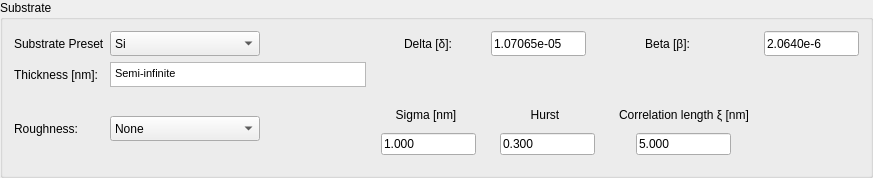
                   <widget class="QGroupBox" name="sampleParameterSubstrateBox">
                    <property name="sizePolicy">
                     <sizepolicy hsizetype="Preferred" vsizetype="Expanding">
                      <horstretch>0</horstretch>
                      <verstretch>0</verstretch>
                     </sizepolicy>
                    </property>
                    <property name="minimumSize">
                     <size>
                      <width>0</width>
                      <height>0</height>
                     </size>
                    </property>
                    <property name="title">
                     <string>Substrate</string>
                    </property>
                    <layout class="QGridLayout" name="gridLayout_5">
                     <item row="0" column="4">
                      <widget class="QLabel" name="substrateBetaLabel">
                       <property name="sizePolicy">
                        <sizepolicy hsizetype="Fixed" vsizetype="Fixed">
                         <horstretch>0</horstretch>
                         <verstretch>0</verstretch>
                        </sizepolicy>
                       </property>
                       <property name="minimumSize">
                        <size>
                         <width>80</width>
                         <height>25</height>
                        </size>
                       </property>
                       <property name="maximumSize">
                        <size>
                         <width>80</width>
                         <height>16777215</height>
                        </size>
                       </property>
                       <property name="text">
                        <string>Beta [β]:</string>
                       </property>
                       <property name="alignment">
                        <set>Qt::AlignRight|Qt::AlignTrailing|Qt::AlignVCenter</set>
                       </property>
                      </widget>
                     </item>
                     <item row="0" column="3">
                      <widget class="QLineEdit" name="substrateDeltaValue">
                       <property name="minimumSize">
                        <size>
                         <width>95</width>
                         <height>20</height>
                        </size>
                       </property>
                       <property name="maximumSize">
                        <size>
                         <width>95</width>
                         <height>25</height>
                        </size>
                       </property>
                       <property name="text">
                        <string>1.07065e-05</string>
                       </property>
                      </widget>
                     </item>
                     <item row="0" column="2">
                      <widget class="QLabel" name="substrateDeltaLabel">
                       <property name="sizePolicy">
                        <sizepolicy hsizetype="Fixed" vsizetype="Fixed">
                         <horstretch>0</horstretch>
                         <verstretch>0</verstretch>
                        </sizepolicy>
                       </property>
                       <property name="minimumSize">
                        <size>
                         <width>80</width>
                         <height>25</height>
                        </size>
                       </property>
                       <property name="maximumSize">
                        <size>
                         <width>80</width>
                         <height>16777215</height>
                        </size>
                       </property>
                       <property name="text">
                        <string>Delta [δ]:</string>
                       </property>
                       <property name="alignment">
                        <set>Qt::AlignRight|Qt::AlignTrailing|Qt::AlignVCenter</set>
                       </property>
                      </widget>
                     </item>
                     <item row="0" column="5">
                      <widget class="QLineEdit" name="substrateBetaValue">
                       <property name="minimumSize">
                        <size>
                         <width>95</width>
                         <height>20</height>
                        </size>
                       </property>
                       <property name="maximumSize">
                        <size>
                         <width>95</width>
                         <height>25</height>
                        </size>
                       </property>
                       <property name="text">
                        <string>2.0640e-6</string>
                       </property>
                      </widget>
                     </item>
                     <item row="0" column="1">
                      <widget class="QComboBox" name="substratePresetLabelCombox">
                       <property name="minimumSize">
                        <size>
                         <width>100</width>
                         <height>25</height>
                        </size>
                       </property>
                       <property name="maximumSize">
                        <size>
                         <width>150</width>
                         <height>16777215</height>
                        </size>
                       </property>
                       <item>
                        <property name="text">
                         <string>Si</string>
                        </property>
                       </item>
                       <item>
                        <property name="text">
                         <string>SiO2</string>
                        </property>
                       </item>
                       <item>
                        <property name="text">
                         <string>ITO</string>
                        </property>
                       </item>
                       <item>
                        <property name="text">
                         <string>User-defined</string>
                        </property>
                       </item>
                      </widget>
                     </item>
                     <item row="1" column="0">
                      <widget class="QLabel" name="substrateThicknessLabel">
                       <property name="sizePolicy">
                        <sizepolicy hsizetype="Fixed" vsizetype="Fixed">
                         <horstretch>0</horstretch>
                         <verstretch>0</verstretch>
                        </sizepolicy>
                       </property>
                       <property name="minimumSize">
                        <size>
                         <width>90</width>
                         <height>25</height>
                        </size>
                       </property>
                       <property name="maximumSize">
                        <size>
                         <width>90</width>
                         <height>16777215</height>
                        </size>
                       </property>
                       <property name="text">
                        <string>Thickness [nm]:</string>
                       </property>
                      </widget>
                     </item>
                     <item row="0" column="0">
                      <widget class="QLabel" name="substratePresetLabel">
                       <property name="sizePolicy">
                        <sizepolicy hsizetype="Fixed" vsizetype="Fixed">
                         <horstretch>0</horstretch>
                         <verstretch>0</verstretch>
                        </sizepolicy>
                       </property>
                       <property name="minimumSize">
                        <size>
                         <width>90</width>
                         <height>25</height>
                        </size>
                       </property>
                       <property name="maximumSize">
                        <size>
                         <width>90</width>
                         <height>16777215</height>
                        </size>
                       </property>
                       <property name="text">
                        <string>Substrate Preset: </string>
                       </property>
                      </widget>
                     </item>
                     <item row="1" column="1">
                      <widget class="QTextBrowser" name="substrateThicknessValue">
                       <property name="sizePolicy">
                        <sizepolicy hsizetype="Fixed" vsizetype="Fixed">
                         <horstretch>0</horstretch>
                         <verstretch>0</verstretch>
                        </sizepolicy>
                       </property>
                       <property name="minimumSize">
                        <size>
                         <width>100</width>
                         <height>25</height>
                        </size>
                       </property>
                       <property name="maximumSize">
                        <size>
                         <width>16777215</width>
                         <height>25</height>
                        </size>
                       </property>
                       <property name="html">
                        <string>&lt;!DOCTYPE HTML PUBLIC &quot;-//W3C//DTD HTML 4.0//EN&quot; &quot;http://www.w3.org/TR/REC-html40/strict.dtd&quot;&gt;
&lt;html&gt;&lt;head&gt;&lt;meta name=&quot;qrichtext&quot; content=&quot;1&quot; /&gt;&lt;style type=&quot;text/css&quot;&gt;
p, li { white-space: pre-wrap; }
&lt;/style&gt;&lt;/head&gt;&lt;body style=&quot; font-family:'SimSun'; font-size:9pt; font-weight:400; font-style:normal;&quot;&gt;
&lt;p style=&quot; margin-top:0px; margin-bottom:0px; margin-left:0px; margin-right:0px; -qt-block-indent:0; text-indent:0px;&quot;&gt;&lt;span style=&quot; font-family:'MS Shell Dlg 2'; font-size:8.25pt;&quot;&gt;Semi-infinite&lt;/span&gt;&lt;/p&gt;&lt;/body&gt;&lt;/html&gt;</string>
                       </property>
                      </widget>
                     </item>
                     <item row="2" column="0">
                      <widget class="QLabel" name="substrateRoughnessLabel">
                       <property name="sizePolicy">
                        <sizepolicy hsizetype="Fixed" vsizetype="Fixed">
                         <horstretch>0</horstretch>
                         <verstretch>0</verstretch>
                        </sizepolicy>
                       </property>
                       <property name="minimumSize">
                        <size>
                         <width>90</width>
                         <height>25</height>
                        </size>
                       </property>
                       <property name="maximumSize">
                        <size>
                         <width>90</width>
                         <height>16777215</height>
                        </size>
                       </property>
                       <property name="text">
                        <string>Roughness:</string>
                       </property>
                      </widget>
                     </item>
                     <item row="2" column="1">
                      <widget class="QComboBox" name="substrateRoughnessLabelCombox">
                       <property name="minimumSize">
                        <size>
                         <width>100</width>
                         <height>25</height>
                        </size>
                       </property>
                       <property name="maximumSize">
                        <size>
                         <width>150</width>
                         <height>16777215</height>
                        </size>
                       </property>
                       <item>
                        <property name="text">
                         <string>None</string>
                        </property>
                       </item>
                       <item>
                        <property name="text">
                         <string>Basic</string>
                        </property>
                       </item>
                      </widget>
                     </item>
                     <item row="2" column="2">
                      <widget class="QWidget" name="substrateRoughnessSigmaWidget" native="true">
                       <property name="minimumSize">
                        <size>
                         <width>0</width>
                         <height>60</height>
                        </size>
                       </property>
                       <layout class="QVBoxLayout" name="verticalLayout_7">
                        <item>
                         <widget class="QLabel" name="substrateRoughnessSigmaLabel">
                          <property name="sizePolicy">
                           <sizepolicy hsizetype="Fixed" vsizetype="Fixed">
                            <horstretch>0</horstretch>
                            <verstretch>0</verstretch>
                           </sizepolicy>
                          </property>
                          <property name="minimumSize">
                           <size>
                            <width>90</width>
                            <height>25</height>
                           </size>
                          </property>
                          <property name="maximumSize">
                           <size>
                            <width>90</width>
                            <height>16777215</height>
                           </size>
                          </property>
                          <property name="text">
                           <string>Sigma [nm]</string>
                          </property>
                          <property name="alignment">
                           <set>Qt::AlignCenter</set>
                          </property>
                         </widget>
                        </item>
                        <item alignment="Qt::AlignHCenter">
                         <widget class="QLineEdit" name="substrateRoughnessSigmaValue">
                          <property name="minimumSize">
                           <size>
                            <width>95</width>
                            <height>20</height>
                           </size>
                          </property>
                          <property name="maximumSize">
                           <size>
                            <width>95</width>
                            <height>25</height>
                           </size>
                          </property>
                          <property name="text">
                           <string>1.000</string>
                          </property>
                         </widget>
                        </item>
                       </layout>
                      </widget>
                     </item>
                     <item row="2" column="3">
                      <widget class="QWidget" name="substrateRoughnessHurstWidget" native="true">
                       <property name="minimumSize">
                        <size>
                         <width>0</width>
                         <height>60</height>
                        </size>
                       </property>
                       <layout class="QVBoxLayout" name="verticalLayout_8">
                        <item>
                         <widget class="QLabel" name="substrateRoughnessHurstLabel">
                          <property name="sizePolicy">
                           <sizepolicy hsizetype="Fixed" vsizetype="Fixed">
                            <horstretch>0</horstretch>
                            <verstretch>0</verstretch>
                           </sizepolicy>
                          </property>
                          <property name="minimumSize">
                           <size>
                            <width>90</width>
                            <height>25</height>
                           </size>
                          </property>
                          <property name="maximumSize">
                           <size>
                            <width>90</width>
                            <height>16777215</height>
                           </size>
                          </property>
                          <property name="text">
                           <string>Hurst</string>
                          </property>
                          <property name="alignment">
                           <set>Qt::AlignCenter</set>
                          </property>
                         </widget>
                        </item>
                        <item alignment="Qt::AlignHCenter">
                         <widget class="QLineEdit" name="substrateRoughnessHurstValue">
                          <property name="minimumSize">
                           <size>
                            <width>95</width>
                            <height>20</height>
                           </size>
                          </property>
                          <property name="maximumSize">
                           <size>
                            <width>95</width>
                            <height>25</height>
                           </size>
                          </property>
                          <property name="text">
                           <string>0.300</string>
                          </property>
                         </widget>
                        </item>
                       </layout>
                      </widget>
                     </item>
                     <item row="2" column="4">
                      <widget class="QWidget" name="substrateRoughnessEpsilonWidget" native="true">
                       <property name="minimumSize">
                        <size>
                         <width>0</width>
                         <height>60</height>
                        </size>
                       </property>
                       <property name="layoutDirection">
                        <enum>Qt::LeftToRight</enum>
                       </property>
                       <layout class="QVBoxLayout" name="verticalLayout_9">
                        <item>
                         <widget class="QLabel" name="substrateRoughnessEpsilonLabel">
                          <property name="sizePolicy">
                           <sizepolicy hsizetype="Preferred" vsizetype="Preferred">
                            <horstretch>0</horstretch>
                            <verstretch>0</verstretch>
                           </sizepolicy>
                          </property>
                          <property name="minimumSize">
                           <size>
                            <width>0</width>
                            <height>25</height>
                           </size>
                          </property>
                          <property name="maximumSize">
                           <size>
                            <width>16777215</width>
                            <height>16777215</height>
                           </size>
                          </property>
                          <property name="text">
                           <string>Correlation length ξ [nm]</string>
                          </property>
                          <property name="alignment">
                           <set>Qt::AlignCenter</set>
                          </property>
                         </widget>
                        </item>
                        <item alignment="Qt::AlignHCenter">
                         <widget class="QLineEdit" name="substrateRoughnessEpsilonValue">
                          <property name="minimumSize">
                           <size>
                            <width>95</width>
                            <height>20</height>
                           </size>
                          </property>
                          <property name="maximumSize">
                           <size>
                            <width>95</width>
                            <height>25</height>
                           </size>
                          </property>
                          <property name="text">
                           <string>5.000</string>
                          </property>
                         </widget>
                        </item>
                       </layout>
                      </widget>
                     </item>
                    </layout>
                   </widget>
